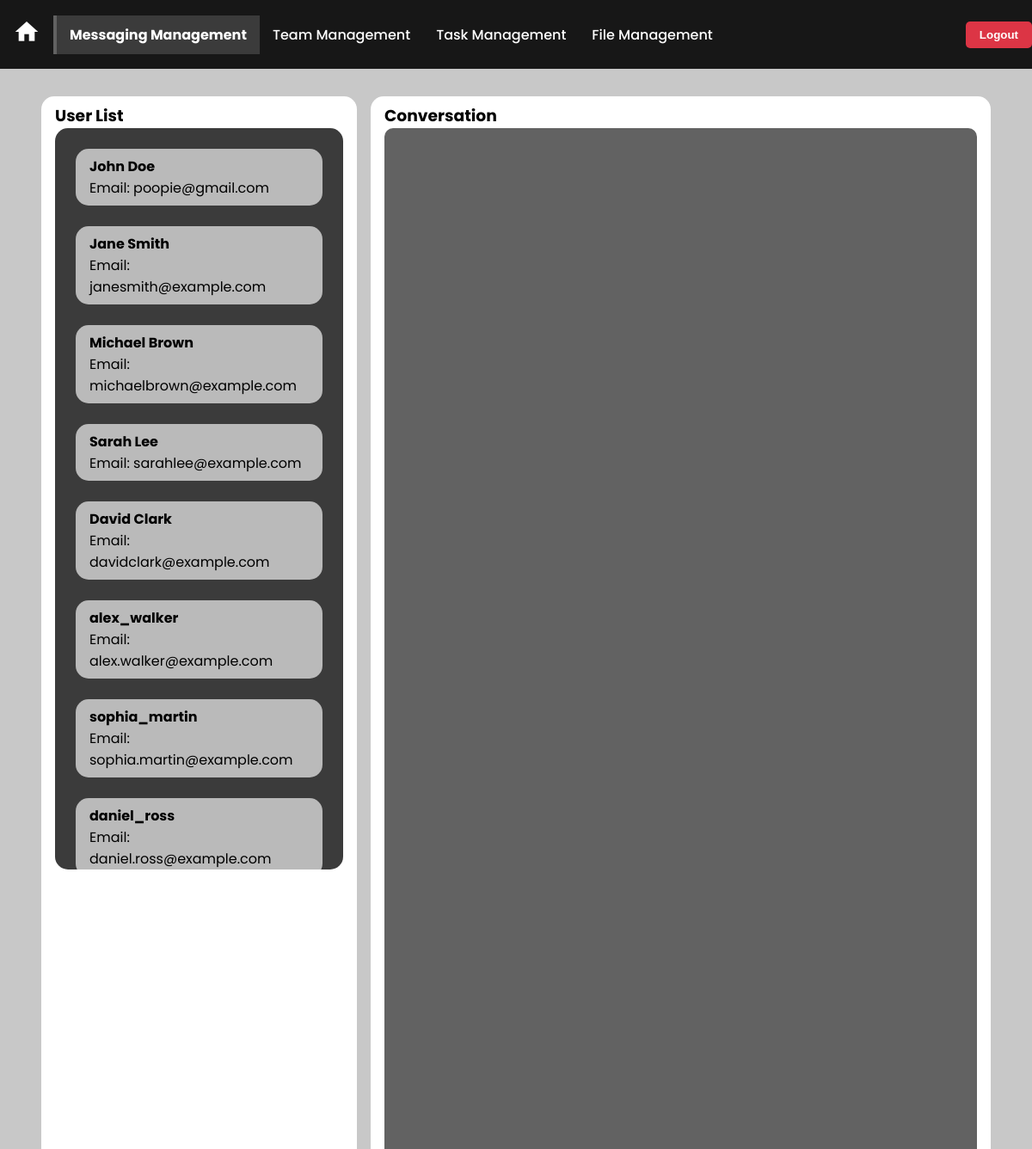
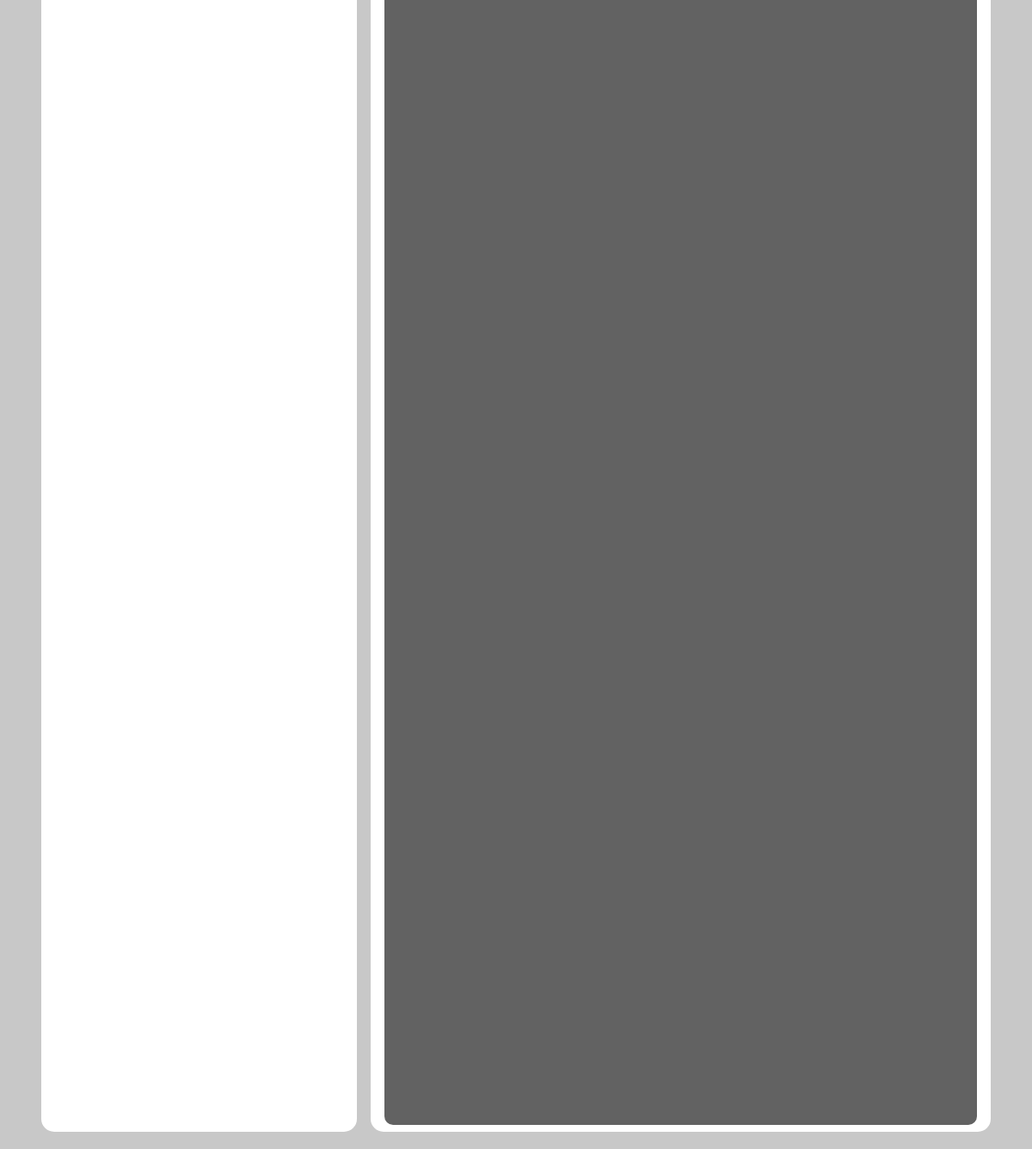
Screenshot of /ModeratorPage/MessagingMangement/MessagingManagement.php (signed in) with the database file from the repository (2 pictures, top to bottom).
### tables this page shows
CREATE TABLE `users` (
  `id` int(10) UNSIGNED NOT NULL,
  `name` varchar(255) NOT NULL,
  `email` varchar(255) NOT NULL,
  `password` varchar(255) NOT NULL,
  `created_at` timestamp NOT NULL DEFAULT current_timestamp(),
  `usertype` tinyint(1) DEFAULT 0,
  `last_login` timestamp NOT NULL DEFAULT current_timestamp(),
  `auth_token` varchar(255) DEFAULT NULL,
  `token_expires` datetime DEFAULT NULL,
  `UserStatus` enum('Active','Inactive','Suspended') NOT NULL DEFAULT 'Active',
  `suspension_end` datetime DEFAULT NULL,
  `suspension_reason` text DEFAULT NULL
);

### ModeratorPage/MessagingMangement/MessagingManagement.php (the view, shortened to what this page needs)
<?php include $_SERVER['DOCUMENT_ROOT'] . "/RWD_assignment/FocusFlow/RegisterLayout/conn.php"; ?>
<!DOCTYPE html>
<html lang="en">
<head>
    <link rel="stylesheet" href="../Mod.css">
</head>
<body>
    <?php include "../ModSidebar.php"; ?>
    <main class="DASH__MAIN">
        <div class="WIDGET__CONTAINER four">
            <div class="WIDGET msg_one flex-col">
                <div class="flex-row" style="justify-content: space-between;">
                    <h3>User List</h3>
                </div>
                <div class="USER__LIST">
                    <?php
                    $sql = "SELECT id, name, email FROM users";
                    $result = $_conn->query($sql);
                    if ($result->num_rows > 0) {
                        while ($row = $result->fetch_assoc()) {
                            echo "<div class='USER__LI' data-user-id='" . $row['id'] . "' onclick='showReceiverDropdown(" . $row['id'] . ")'>";
                            echo "<h4>" . htmlspecialchars($row['name']) . "</h4>";
                            echo "<p>Email: " . htmlspecialchars($row['email']) . "</p>";
                            echo "</div>";
                        }
                    } else {
                        echo "<p>No users found.</p>";
                    }
                    ?>
                </div>
            </div>
            <div class="WIDGET msg_two">
                <h3>Conversation</h3>
                <div class="CHAT__CONTAINER">
                    <div id="chatBox"></div>
                </div>
            </div>
        </div>
    </main>
</body>
</html>

### ModeratorPage/Mod.css (style rules this page uses)
*, * ::before, * ::after { box-sizing: border-box; scroll-behavior: smooth; scroll-margin-top: 100px; margin: 0; padding: 0; }
html { transition: all 4s ease; }
html, body { height: 100%; width: 100%; overflow-x: hidden; }
body { overflow-x: hidden; display: grid; grid-template-rows: 80px 1fr; background-color: var(--COLOR-ACCENT4); margin: 0; padding: 0; }
body { font-family: var(--FF-BODY); flex-grow: 1; }
:root { --FF-HEADINGS: "Roboto", serif; --FF-BODY: "Poppins", serif; --FS: clamp(1em, 2.2vh, 1.5em); --COLOR-LIGHT1: #ffffff; --COLOR-LIGHT2: #d5d5d5; --COLOR-LIGHT3: #a7a7a7; --COLOR-DARK1: #626262; --COLOR-DARK2: #333333; --COLOR-DARK3: #171717; --COLOR-ACCENT1: #0b0b0b; --COLOR-ACCENT2: #3b3b3b; --COLOR-ACCENT3: #bababa; --COLOR-ACCENT4: #c8c8c8; --COLOR-RED: #B22222; --COLOR-YELLOW: #D4AF37; --COLOR-GREEN: #228B22; --COLOR-RED-LIGHT: #DC6666; --COLOR-YELLOW-LIGHT: #F5D76E; --COLOR-GREEN-LIGHT: #6FCF97; --BORDER-COLOR: #333; --BORDER-RD-CONTACT: 15px; --BORDER-DARK: 2px solid var(--COLOR-DARK3); --BORDER-LIGHT: 2px solid var(--COLOR-LIGHT2); --PADDING-TB: clamp(0.5em, 2vh, 1.2em); --PADDING-LR: clamp(1em, 3vw, 2em); --PADDING-NORMAL: 0.5rem 1rem; --MARGIN: clamp(1em, 2.5vh, 1.5em); --MARGIN-CONTAINER-TB: 2rem; --MARGIN-CONTAINER-LR: 4rem; --SHADOW-WHITEBG: 8px 8px 15px hsla(0, 0%, 0%, 0.3); --TRANS: all 1s ease; }
.flex-col { display: flex; flex-direction: column; }
.flex-row { display: flex; flex-direction: row; }
.DASH__MAIN { display: flex; flex-direction: column; width: 100%; margin: 0 auto; padding: 2rem 3rem; }
.WIDGET__CONTAINER { flex-grow: 1; display: grid; grid-column-gap: 1rem; grid-row-gap: 1rem; width: 100%; }
.WIDGET { padding: var(--PADDING-NORMAL); background-color: var(--COLOR-LIGHT1); border-radius: var(--BORDER-RD-CONTACT); transition: all 0.5s ease; }
.WIDGET.msg_one { grid-area: 1 / 1 / 6 / 2; }
.WIDGET.msg_two { grid-area: 1 / 2 / 6 / 6; display: flex; flex-direction: column; }
.USER__LIST { flex-grow: 1; max-height: 862px; background-color: var(--COLOR-ACCENT2); overflow-y: auto; border-radius: var(--BORDER-RD-CONTACT); }
.USER__LI { flex-grow: 0; margin: var(--MARGIN); padding: var(--PADDING-NORMAL); background-color: var(--COLOR-ACCENT3); border-radius: var(--BORDER-RD-CONTACT); }
.CHAT__CONTAINER { display: flex; flex-direction: column; gap: 10px; flex-grow: 1; overflow-y: hidden; padding: 10px; background: var(--COLOR-DARK1); border-radius: 10px; }
#chatBox { overflow-y: auto; max-height: 800px; flex-grow: 1; display: flex; flex-direction: column; }
.WIDGET__CONTAINER.four { grid-template-columns: repeat(5, 1fr); grid-template-rows: repeat(5, 1fr); }

### rows the page displays
users: name "John Doe", email "poopie@gmail.com"
users: name "Jane Smith", email "janesmith@example.com"
users: name "Michael Brown", email "michaelbrown@example.com"
users: name "Sarah Lee", email "sarahlee@example.com"
users: name "David Clark", email "davidclark@example.com"
users: name "alex_walker", email "alex.walker@example.com"
users: name "sophia_martin", email "sophia.martin@example.com"
users: name "daniel_ross", email "daniel.ross@example.com"
